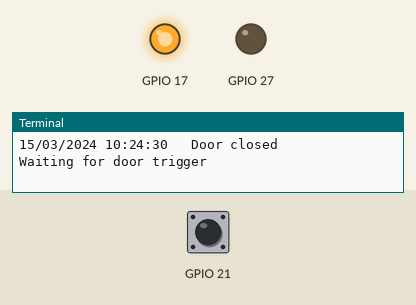
Recording of a program running on a simulated Raspberry Pi (BCM pin numbers). Parts: output pins drawn as LEDs (lit = HIGH), the last lines printed to the terminal. The inputs (shaded band) are chosen by the test bench; at power-on: GPIO 21 HIGH. The clock reads 2024-03-15 10:24:30 at power-on unless the program sets it; files the program writes start out absent.

Above: at 1.2 s.
1.3 s: GPIO 21 pulled LOW for 0.15 s
At 2.0 s:
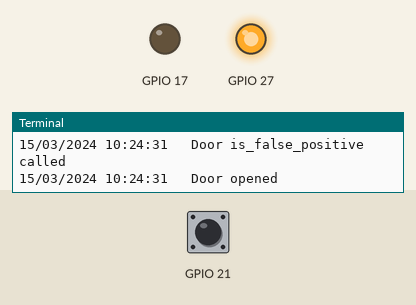
2.9 s: GPIO 21 pulled LOW for 3.2 s
At 3.3 s:
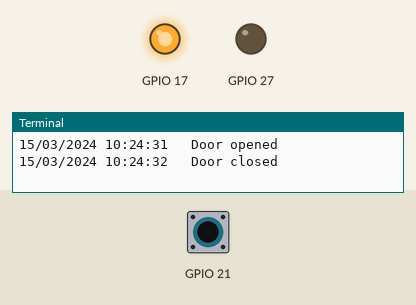
Timing chart, 0 to 7.6 s (numbered marks = the images above; inputs shaded):
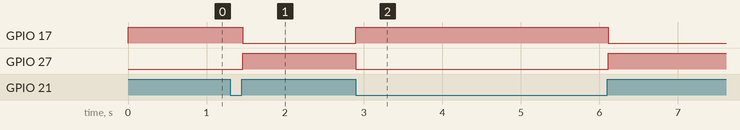

The program:

Door4.py
```python
#!/usr/bin/bython

# http://raspi.tv/2013/how-to-use-interrupts-with-python-on-the-raspberry-pi-and-rpi-gpio
#
# control the status of door switch, and the green and yellow/red led

# GPIO 21 set up as input. It is pulled up to stop false signals


import logging
import signal
import os
import sys
import time
import RPi.GPIO as GPIO
from logging.handlers import RotatingFileHandler

GPIO.setmode(GPIO.BCM)
GPIO.setwarnings(True)

GPIO.setup(17,GPIO.OUT)
GPIO.setup(27,GPIO.OUT)
GPIO.output(17,True) # initiallt the Door should be closed
GPIO.output(27,False)

GPIO.setup(21, GPIO.IN, pull_up_down=GPIO.PUD_UP)

"""
Creates a rotating log
"""
logger = logging.getLogger("Rotating Log")
logger.setLevel(logging.INFO)

# add a rotating handler
handler = RotatingFileHandler("/var/www/html/door.log", maxBytes=200000,backupCount=5)
logger.addHandler(handler)

GPIO.add_event_detect(21,GPIO.BOTH, bouncetime=1000)

logger.info(time.strftime("%d/%m/%Y %H:%M:%S   === Door alarm started ==="))
print (time.strftime("%d/%m/%Y %H:%M:%S   === Door alarm started ==="))
print  (time.strftime("%d/%m/%Y %H:%M:%S   Door closed"))
print  "Waiting for door trigger"

def is_false_positive():
	logger.info(time.strftime("%d/%m/%Y %H:%M:%S   Door is_false_positive called"))
	print (time.strftime("%d/%m/%Y %H:%M:%S   Door is_false_positive called"))
	time.sleep(0.01)
	if GPIO.input(21) != GPIO.HIGH:
		logger.info(time.strftime("%d/%m/%Y %H:%M:%S   Door - interferance occured"))
		print (time.strftime("%d/%m/%Y %H:%M:%S   Door - interferance occured"))
		return True
	else:
		return False

def doorAlarm():
	try:
		while(1):
				GPIO.wait_for_edge(21, GPIO.RISING)
				if is_false_positive() is False:
					logger.info(time.strftime("%d/%m/%Y %H:%M:%S   Door opened"))
					print (time.strftime("%d/%m/%Y %H:%M:%S   Door opened"))
					#os.system("./doorAlertOpened.py")
					GPIO.output(17,False)
					GPIO.output(27,True)
					time.sleep(0.1)
					GPIO.wait_for_edge(21, GPIO.FALLING)
					logger.info(time.strftime("%d/%m/%Y %H:%M:%S   Door closed"))
                			print (time.strftime("%d/%m/%Y %H:%M:%S   Door closed"))
					#os.system("./doorAlertClosed.py")
                			GPIO.output(17,True)
                			GPIO.output(27,False)
					time.sleep(0.1)

	except KeyboardInterrupt:
		GPIO.output(17,False) #exit on CTRL+C
		GPIO.output(27,False)
		GPIO.cleanup()
		sys.exit(0)

if __name__ == '__main__':
	doorAlarm()
```

Measured:
- after the input at 1.3 s, GPIO 17: HIGH → LOW after 0.16 s; GPIO 27: LOW → HIGH after 0.16 s
- after the input at 2.9 s, GPIO 17: LOW → HIGH at once, → LOW 3.2 s later; GPIO 27: HIGH → LOW at once, → HIGH 3.2 s later
